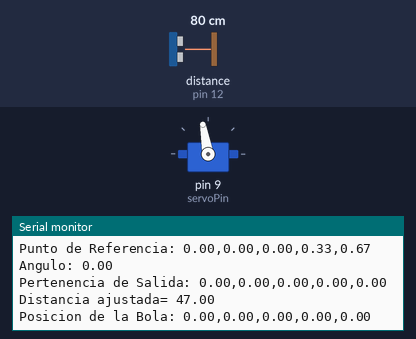
Bench run of a sketch on a simulated Arduino Uno, built with avr-gcc and run on an emulated ATmega328P. Shown: servo, the last lines printed to the serial monitor. Wiring (inferred from the names in the program): ultrasonic range finder: trigger pin 13; echo pin 12. Inputs (shaded band) come from the test bench; at power-on: distance to the obstacle (sensor on pin 12) 80 cm. The echo pulse lasts 58.3 µs per cm.

Above: at 1.2 s.
1.3 s: distance to the obstacle (sensor on pin 12) set to 2 cm
At 1.43 s:
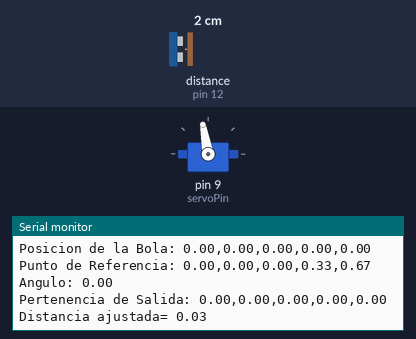
4.3 s: distance to the obstacle (sensor on pin 12) set to 4 cm
At 4.43 s:
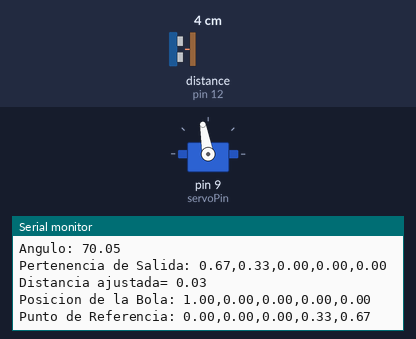
Timing chart, 0 to 7.3 s (numbered marks = the images above; inputs shaded):
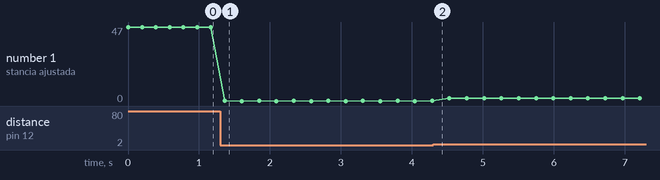

The sketch:

bola_y_viga_proyecto.ino
```cpp
/*
 Código Obtenido del repositorio de github.com de Hugo Marquez.  https://github.com/hugomarquez

 Modificado por Leyder Londoño

 */

/*se importan las librerias para trabajar con lógica difusa (FuzzyIO.h, FuzzyRule.h, FuzzyOutput.h,
  FuzzyComposition.h, FuzzySet.h, FuzzyRuleAntecedent.h, Fuzzy.h, FuzzyRuleConsequent.h, FuzzyInput.h) estas librerias
  obtener las entradas y salida para el sistema difuso en construcción, tambien nos permite realizar fusificación y desuficación
  con relación a las reglas de antecedentes y de consecuencias.

  También se incluye la libreria de Servo.h para crear objetos de tipo servo y trabjar con ellos
*/

#include <FuzzyIO.h>
#include <FuzzyRule.h>
#include <FuzzyOutput.h>
#include <FuzzyComposition.h>
#include <FuzzySet.h>
#include <FuzzyRuleAntecedent.h>
#include <Fuzzy.h>
#include <FuzzyRuleConsequent.h>
#include <FuzzyInput.h>
#include <Servo.h>


//Se crea objeto servo
Servo servo;

// Se establece la longitud de la viga
int const L = 47;
// Se establece el radio de la bola
int const R = 2;
// Se establece el Angulo minimo del dispositivo
int const MIN = 50;
// Se establece el Angulo maximo del dispositivo
int const MAX = 160;
// Se establece en milisegundos la reación del dispositivo
int const velocidadReacion = 50;
// Se establece la posición inicial del servo motor
int const posicionInicialMotor = 100;
// Varible para indicar si es necesario (o no) mover la viga, sirve para hacer mantenimiento al programa
bool moveMotor = false;

// Se establece el Punto de referencia (set point)
float referencia = 23;

//se definen los pines usados en el sensor ultrasonico
# define trigPin 13
# define echoPin 12

//se define el pin usado para el servo motor
# define servoPin 9

//Se crea un nuevo objeto de la clase Fuzzy()
Fuzzy* fuzzyObj = new Fuzzy();

//Variables linguisticas usadas en el sistema difuso:
// NM - Negativo Mediano
// NP - Negativo Pequeño
// CO - Cero
// PP - Positivo Pequeño
// PM - Positivo Mediano


// Se crean los conjuntos de pertenencia para las entradas y salida de sistema difuso
//donde "posicion_<variable linguistica>" va a ser el conjunto de pertenencia de entrada al sistema disfuso para la posicion real de la bola,
//"referencia_<variable linguistica>" va a ser el conjunto de pertenencia de entrada al sistema disfuso para la posicion deseada de la bola
// y "angulo_<variable linguistica>" va a ser el conjunto de pertenencia de salida del sistema disfuso para el angulo al cual se posicionara la viga

FuzzySet* posicion_nm = new FuzzySet(0, 0, 3, 6);
FuzzySet* posicion_np = new FuzzySet(3, 6, 9, 12);
FuzzySet* posicion_co = new FuzzySet(9, 12, 15, 18);
FuzzySet* posicion_pp = new FuzzySet(15, 18, 21, 24);
FuzzySet* posicion_pm = new FuzzySet(21, 24, 26, L);

FuzzySet* referencia_nm = new FuzzySet(0, 0, 3, 6);
FuzzySet* referencia_np = new FuzzySet(3, 6, 9, 12);
FuzzySet* referencia_co = new FuzzySet(9, 12, 15, 18);
FuzzySet* referencia_pp = new FuzzySet(15, 18, 21, 24);
FuzzySet* referencia_pm = new FuzzySet(21, 24, 27, L);

FuzzySet* angulo_nm = new FuzzySet(MIN, 50, 60, 80);
FuzzySet* angulo_np = new FuzzySet(60, 80, 90, 100);
FuzzySet* angulo_co = new FuzzySet(90, 100, 110, 120);
FuzzySet* angulo_pp = new FuzzySet(110, 120, 120, 130);
FuzzySet* angulo_pm = new FuzzySet(130, 140, 160, MAX);


//se crea la funcion iniciarlogicaDifusa() para configurar el sistema disufo
void iniciarlogicaDifusa(){
  //Se definen en el sistema difuso que los conjuntos "posicion_<variable linguistica>" y "referencia_<variable_linguistica>" son de entrada
  // y que el conjunto "angulo_<variable linguistica>" representara la salida del sistema
  FuzzyInput* posicionBola = new FuzzyInput(1);

  posicionBola->addFuzzySet(posicion_nm);
  posicionBola->addFuzzySet(posicion_np);
  posicionBola->addFuzzySet(posicion_co);
  posicionBola->addFuzzySet(posicion_pp);
  posicionBola->addFuzzySet(posicion_pm);

  fuzzyObj->addFuzzyInput(posicionBola);

  FuzzyInput* puntoReferencia = new FuzzyInput(2);

  puntoReferencia->addFuzzySet(referencia_nm);
  puntoReferencia->addFuzzySet(referencia_np);
  puntoReferencia->addFuzzySet(referencia_co);
  puntoReferencia->addFuzzySet(referencia_pp);
  puntoReferencia->addFuzzySet(referencia_pm);

  fuzzyObj->addFuzzyInput(puntoReferencia);

  FuzzyOutput* angulo = new FuzzyOutput(1);

  angulo->addFuzzySet(angulo_nm);
  angulo->addFuzzySet(angulo_np);
  angulo->addFuzzySet(angulo_co);
  angulo->addFuzzySet(angulo_pp);
  angulo->addFuzzySet(angulo_pm);

  fuzzyObj->addFuzzyOutput(angulo);

  // Se crean las reglas de consecuencias
  FuzzyRuleConsequent* entonces_anguloPP = new FuzzyRuleConsequent();
  entonces_anguloPP->addOutput(angulo_pp);

  FuzzyRuleConsequent* entonces_anguloPM = new FuzzyRuleConsequent();
  entonces_anguloPM->addOutput(angulo_pm);

  FuzzyRuleConsequent* entonces_anguloNM = new FuzzyRuleConsequent();
  entonces_anguloNM->addOutput(angulo_nm);

  FuzzyRuleConsequent* entonces_anguloNP = new FuzzyRuleConsequent();
  entonces_anguloNP->addOutput(angulo_np);

  FuzzyRuleConsequent* entonces_anguloCO = new FuzzyRuleConsequent();
  entonces_anguloCO->addOutput(angulo_co);

  // Se Crean las reglas de antecedentes

  // Si la posicion es NM
  FuzzyRuleAntecedent* posicionNM_puntoReferenciaNM = new FuzzyRuleAntecedent();
  FuzzyRuleAntecedent* posicionNM_puntoReferenciaNP = new FuzzyRuleAntecedent();
  FuzzyRuleAntecedent* posicionNM_puntoReferenciaCO = new FuzzyRuleAntecedent();
  FuzzyRuleAntecedent* posicionNM_puntoReferenciaPP = new FuzzyRuleAntecedent();
  FuzzyRuleAntecedent* posicionNM_puntoReferenciaPM = new FuzzyRuleAntecedent();

      //Como son dos entradas al sistema, se hace la unión a través del operador lógico AND del conjunto de entrada al sistema "posicion_nm" y cada uno de los conjuntos de entrada "referencia_"
  posicionNM_puntoReferenciaNM->joinWithAND(posicion_nm, referencia_nm);
  posicionNM_puntoReferenciaNP->joinWithAND(posicion_nm, referencia_np);
  posicionNM_puntoReferenciaCO->joinWithAND(posicion_nm, referencia_co);
  posicionNM_puntoReferenciaPP->joinWithAND(posicion_nm, referencia_pp);
  posicionNM_puntoReferenciaPM->joinWithAND(posicion_nm, referencia_pm);

      //se crea la regla difusa, indicando la consecuencia de cada unión de los conjuntos de entrada "posicion_nm" y los conjuntos de entrada de "referencia_"
  FuzzyRule* Rule1 = new FuzzyRule(1, posicionNM_puntoReferenciaNM, entonces_anguloCO);
  FuzzyRule* Rule2 = new FuzzyRule(2, posicionNM_puntoReferenciaNP, entonces_anguloNP);
  FuzzyRule* Rule3 = new FuzzyRule(3, posicionNM_puntoReferenciaCO, entonces_anguloNP);
  FuzzyRule* Rule4 = new FuzzyRule(4, posicionNM_puntoReferenciaPP, entonces_anguloNP);
  FuzzyRule* Rule5 = new FuzzyRule(5, posicionNM_puntoReferenciaPM, entonces_anguloNM);

      //se agregan las reglas difusas
  fuzzyObj->addFuzzyRule(Rule1);
  fuzzyObj->addFuzzyRule(Rule2);
  fuzzyObj->addFuzzyRule(Rule3);
  fuzzyObj->addFuzzyRule(Rule4);
  fuzzyObj->addFuzzyRule(Rule5);

  // Si la posicion es NP
  FuzzyRuleAntecedent* posicionNP_puntoReferenciaNP = new FuzzyRuleAntecedent();
  FuzzyRuleAntecedent* posicionNP_puntoReferenciaNM = new FuzzyRuleAntecedent();
  FuzzyRuleAntecedent* posicionNP_puntoReferenciaCO = new FuzzyRuleAntecedent();
  FuzzyRuleAntecedent* posicionNP_puntoReferenciaPP = new FuzzyRuleAntecedent();
  FuzzyRuleAntecedent* posicionNP_puntoReferenciaPM = new FuzzyRuleAntecedent();

  posicionNP_puntoReferenciaNP->joinWithAND(posicion_np, referencia_np);
  posicionNP_puntoReferenciaNM->joinWithAND(posicion_np, referencia_nm);
  posicionNP_puntoReferenciaCO->joinWithAND(posicion_np, referencia_co);
  posicionNP_puntoReferenciaPP->joinWithAND(posicion_np, referencia_pp);
  posicionNP_puntoReferenciaPM->joinWithAND(posicion_np, referencia_pm);

  FuzzyRule* Rule6 = new FuzzyRule(6, posicionNP_puntoReferenciaNP, entonces_anguloCO);
  FuzzyRule* Rule7 = new FuzzyRule(7, posicionNP_puntoReferenciaNM, entonces_anguloCO);
  FuzzyRule* Rule8 = new FuzzyRule(8, posicionNP_puntoReferenciaCO, entonces_anguloNP);
  FuzzyRule* Rule9 = new FuzzyRule(9, posicionNP_puntoReferenciaPP, entonces_anguloNP);
  FuzzyRule* Rule10 = new FuzzyRule(10, posicionNP_puntoReferenciaPM, entonces_anguloNM);

  fuzzyObj->addFuzzyRule(Rule6);
  fuzzyObj->addFuzzyRule(Rule7);
  fuzzyObj->addFuzzyRule(Rule8);
  fuzzyObj->addFuzzyRule(Rule9);
  fuzzyObj->addFuzzyRule(Rule10);

  // Si la posicion es CO
  FuzzyRuleAntecedent* posicionCO_puntoReferenciaCO = new FuzzyRuleAntecedent();
  FuzzyRuleAntecedent* posicionCO_puntoReferenciaNM = new FuzzyRuleAntecedent();
  FuzzyRuleAntecedent* posicionCO_puntoReferenciaNP = new FuzzyRuleAntecedent();
  FuzzyRuleAntecedent* posicionCO_puntoReferenciaPP = new FuzzyRuleAntecedent();
  FuzzyRuleAntecedent* posicionCO_puntoReferenciaPM = new FuzzyRuleAntecedent();

  posicionCO_puntoReferenciaCO->joinWithAND(posicion_co, referencia_co);
  posicionCO_puntoReferenciaNM->joinWithAND(posicion_co, referencia_nm);
  posicionCO_puntoReferenciaNP->joinWithAND(posicion_co, referencia_np);
  posicionCO_puntoReferenciaPP->joinWithAND(posicion_co, referencia_pp);
  posicionCO_puntoReferenciaPM->joinWithAND(posicion_co, referencia_pm);

  FuzzyRule* Rule11 = new FuzzyRule(11, posicionCO_puntoReferenciaCO, entonces_anguloCO);
  FuzzyRule* Rule12 = new FuzzyRule(12, posicionCO_puntoReferenciaNM, entonces_anguloPP);
  FuzzyRule* Rule13 = new FuzzyRule(13, posicionCO_puntoReferenciaNP, entonces_anguloPP);
  FuzzyRule* Rule14 = new FuzzyRule(14, posicionCO_puntoReferenciaPP, entonces_anguloCO);
  FuzzyRule* Rule15 = new FuzzyRule(15, posicionCO_puntoReferenciaPM, entonces_anguloNP);

  fuzzyObj->addFuzzyRule(Rule11);
  fuzzyObj->addFuzzyRule(Rule12);
  fuzzyObj->addFuzzyRule(Rule13);
  fuzzyObj->addFuzzyRule(Rule14);
  fuzzyObj->addFuzzyRule(Rule15);

  // Si la posicion es PP
  FuzzyRuleAntecedent* posicionPP_puntoReferenciaPP = new FuzzyRuleAntecedent();
  FuzzyRuleAntecedent* posicionPP_puntoReferenciaNM = new FuzzyRuleAntecedent();
  FuzzyRuleAntecedent* posicionPP_puntoReferenciaNP = new FuzzyRuleAntecedent();
  FuzzyRuleAntecedent* posicionPP_puntoReferenciaCO = new FuzzyRuleAntecedent();
  FuzzyRuleAntecedent* posicionPP_puntoReferenciaPM = new FuzzyRuleAntecedent();

  posicionPP_puntoReferenciaPP->joinWithAND(posicion_pp, referencia_pp);
  posicionPP_puntoReferenciaNM->joinWithAND(posicion_pp, referencia_nm);
  posicionPP_puntoReferenciaNP->joinWithAND(posicion_pp, referencia_np);
  posicionPP_puntoReferenciaCO->joinWithAND(posicion_pp, referencia_co);
  posicionPP_puntoReferenciaPM->joinWithAND(posicion_pp, referencia_pm);

  FuzzyRule* Rule16 = new FuzzyRule(16, posicionPP_puntoReferenciaPP, entonces_anguloCO);
  FuzzyRule* Rule17 = new FuzzyRule(17, posicionPP_puntoReferenciaNM, entonces_anguloPM);
  FuzzyRule* Rule18 = new FuzzyRule(18, posicionPP_puntoReferenciaNP, entonces_anguloPP);
  FuzzyRule* Rule19 = new FuzzyRule(19, posicionPP_puntoReferenciaCO, entonces_anguloCO);
  FuzzyRule* Rule20 = new FuzzyRule(20, posicionPP_puntoReferenciaPM, entonces_anguloCO);

  fuzzyObj->addFuzzyRule(Rule16);
  fuzzyObj->addFuzzyRule(Rule17);
  fuzzyObj->addFuzzyRule(Rule18);
  fuzzyObj->addFuzzyRule(Rule19);
  fuzzyObj->addFuzzyRule(Rule20);

  // posicion PM
  FuzzyRuleAntecedent* posicionPM_puntoReferenciaPM = new FuzzyRuleAntecedent();
  FuzzyRuleAntecedent* posicionPM_puntoReferenciaNM = new FuzzyRuleAntecedent();
  FuzzyRuleAntecedent* posicionPM_puntoReferenciaNP = new FuzzyRuleAntecedent();
  FuzzyRuleAntecedent* posicionPM_puntoReferenciaCO = new FuzzyRuleAntecedent();
  FuzzyRuleAntecedent* posicionPM_puntoReferenciaPP = new FuzzyRuleAntecedent();

  posicionPM_puntoReferenciaPM->joinWithAND(posicion_pm, referencia_pm);
  posicionPM_puntoReferenciaNM->joinWithAND(posicion_pm, referencia_nm);
  posicionPM_puntoReferenciaNP->joinWithAND(posicion_pm, referencia_np);
  posicionPM_puntoReferenciaCO->joinWithAND(posicion_pm, referencia_co);
  posicionPM_puntoReferenciaPP->joinWithAND(posicion_pm, referencia_pp);

  FuzzyRule* Rule21 = new FuzzyRule(21, posicionPM_puntoReferenciaPM, entonces_anguloCO);
  FuzzyRule* Rule22 = new FuzzyRule(22, posicionPM_puntoReferenciaNM, entonces_anguloPM);
  FuzzyRule* Rule23 = new FuzzyRule(23, posicionPM_puntoReferenciaNP, entonces_anguloPM);
  FuzzyRule* Rule24 = new FuzzyRule(24, posicionPM_puntoReferenciaCO, entonces_anguloPP);
  FuzzyRule* Rule25 = new FuzzyRule(25, posicionPM_puntoReferenciaPP, entonces_anguloCO);

  fuzzyObj->addFuzzyRule(Rule21);
  fuzzyObj->addFuzzyRule(Rule22);
  fuzzyObj->addFuzzyRule(Rule23);
  fuzzyObj->addFuzzyRule(Rule24);
  fuzzyObj->addFuzzyRule(Rule25);
}

//la funcion registro() imprime a traves del serial información relevante del sistema difuso
void registro(float anguloSalida){
  reg_posicion();
  reg_puntoReferencia();
  reg_angulo(anguloSalida);
}

//funcion para imprimir la pertenencia de la posicion actual de la bola a cada conjunto de entrada "posicion_"
void reg_posicion(){
  Serial.println("");
  Serial.print("Posicion de la Bola: ");
  Serial.print(posicion_nm->getPertinence());
  Serial.print(",");
  Serial.print(posicion_np->getPertinence());
  Serial.print(",");
  Serial.print(posicion_co->getPertinence());
  Serial.print(",");
  Serial.print(posicion_pp->getPertinence());
  Serial.print(",");
  Serial.println(posicion_pm->getPertinence());
}

//funcion para imprimir la pertenencia de la posicion deseada de la bola a cada conjunto de entrada "referencia_"
void reg_puntoReferencia(){
  Serial.print("Punto de Referencia: ");
  Serial.print(referencia_nm->getPertinence());
  Serial.print(",");
  Serial.print(referencia_np->getPertinence());
  Serial.print(",");
  Serial.print(referencia_co->getPertinence());
  Serial.print(",");
  Serial.print(referencia_pp->getPertinence());
  Serial.print(",");
  Serial.println(referencia_pm->getPertinence());
}

//funcion para imprimir la pertenencia del angulo a cada cunjunto de salida "angulo_"
void reg_angulo(float anguloSalida){
  Serial.print("Angulo: ");
  Serial.println(anguloSalida);

  Serial.print("Pertenencia de Salida: ");
  Serial.print(angulo_nm->getPertinence());
  Serial.print(",");
  Serial.print(angulo_np->getPertinence());
  Serial.print(",");
  Serial.print(angulo_co->getPertinence());
  Serial.print(",");
  Serial.print(angulo_pp->getPertinence());
  Serial.print(",");
  Serial.println(angulo_pm->getPertinence());
}

//funcion para iniciar el servo motor
void iniciarServoMotor(){
  servo.attach(servoPin);
  servo.write(posicionInicialMotor);
}

//funcion para evitar que el servo gire a más de 165 grados y menos de 20 grados
void moveServo(float angulo){
  if(angulo <= 20){angulo = MIN;}
  if(angulo >= 165){angulo = MAX;}

  servo.write(angulo);
}

//funcion para iniciar el sensor ultrasonico e indicando cual es el pin de eco y de recepcion
void iniciarSensorUltraSonico(){
  pinMode(trigPin, OUTPUT);
  pinMode(echoPin, INPUT);
}

//funcion para calcular la distancia a la cual se encuentra la bola
float calcularDistancia(){
  float distancia, duracion;

  digitalWrite(trigPin, LOW);
  delayMicroseconds(2);

  digitalWrite(trigPin, HIGH);
  delayMicroseconds(10);
  digitalWrite(trigPin, LOW);

  distancia = (calcularDuracion()/2) * 0.0344;
  distancia = distancia - R;
  if(distancia > L){distancia = L;}
  if(distancia <= 0){distancia = 0;}

  Serial.print("Distancia ajustada= ");
  Serial.println(distancia);

  return distancia;
}

//funcion para calcular la duración en tiempo en la que el sensor ultrasonico localiza la bola
float calcularDuracion(){
  float duracion;
  duracion = pulseIn(echoPin, HIGH);

  return duracion;
}

//función setup() donde se hace la configuración inicial de la placa de arduino
void setup() {
  Serial.begin(9600);
  iniciarSensorUltraSonico();
  iniciarServoMotor();
  iniciarlogicaDifusa();
}

// funcion loop() ciclo infinito que repite las instrucciones necesarias para ejecutar el programa
void loop() {
  //se crea la variable "posicion_bola" en la que se almacena la distancia en la que esta la bola del sensor ultrasonico
  float posicion_bola = calcularDistancia();

  //se agregan las entradas al sistema difuso (la posicion de la bola y el punto de referencia)
  fuzzyObj->setInput(1,posicion_bola);
  fuzzyObj->setInput(2,referencia);

  //se realiza la fusificación
  fuzzyObj->fuzzify();

  //se hace la defusificación y se asigna el valor a la variable "anguloSalida"
  float anguloSalida = fuzzyObj->defuzzify(1);

  //se hace uso de la funcion registro() para imprimir a través del serial
  registro(anguloSalida);

  if(moveMotor){
    moveServo(anguloSalida);
  }

  delay(velocidadReacion);
}
```

Measured:
- after the input at 1.3 s, the serial monitor: prints a new line after 0.06 s (image 1)
- plotted number 1: 47 → 0.03 after the input at 1.3 s, 0.03 → 1.72 after the input at 4.3 s
